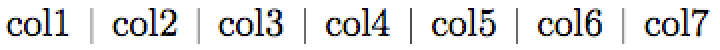
#> input picture New folder/f.png, 360 x 25 px, found by its file name (shown 2 times larger)
$ jupyter execute Otsu_thesholding.ipynb
#> lines starting #> are read from the running program, lines starting #| are printed output that depends on the picture; after the words box and inside, x2 and y2 are one past the last pixel; in counts of white or black regions, pixels touching at a corner belong together; long printed decimals are rounded
[cell 1]
import pytesseract
from pytesseract import Output
import cv2
from PIL import Image
import numpy as np
import matplotlib.pyplot as plt
import glob
import pandas as pd
import time
import sys
import numpy as np

[cell 2]
filepath='Text column name extraction/New folder/f.png'

image1 = cv2.imread(filepath)
#> image1 is the input picture: shape (25, 360, 3); mean B, G, R 228.9, 228.6, 228.9
print(image1.mean())
#| 228.814
img = cv2.cvtColor(image1, cv2.COLOR_BGR2GRAY)
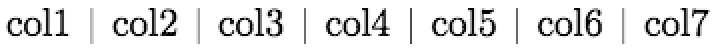
#> img: shape (25, 360) (shown 2 times larger); min 0, max 255, mean 228.7
ret, thresh1 = cv2.threshold(img, 120, 255, cv2.THRESH_BINARY +
                                            cv2.THRESH_OTSU)
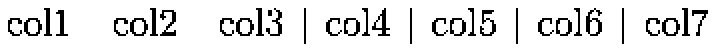
#> thresh1: shape (25, 360) (shown 2 times larger); 89.1% white; black in thin lines or dots, all inside (x1, y1, x2, y2) = (4, 4, 354, 22)
#> ret = 149
if(thresh1.mean()<=30):
    thresh1 =255- thresh1

cv2.imshow('Otsu Threshold', thresh1)
#cv2.imwrite(filepath, invert)
# De-allocate any associated memory usage
if cv2.waitKey(0) & 0xff == 27:
#> (key Esc is pressed here)
    cv2.destroyAllWindows()
